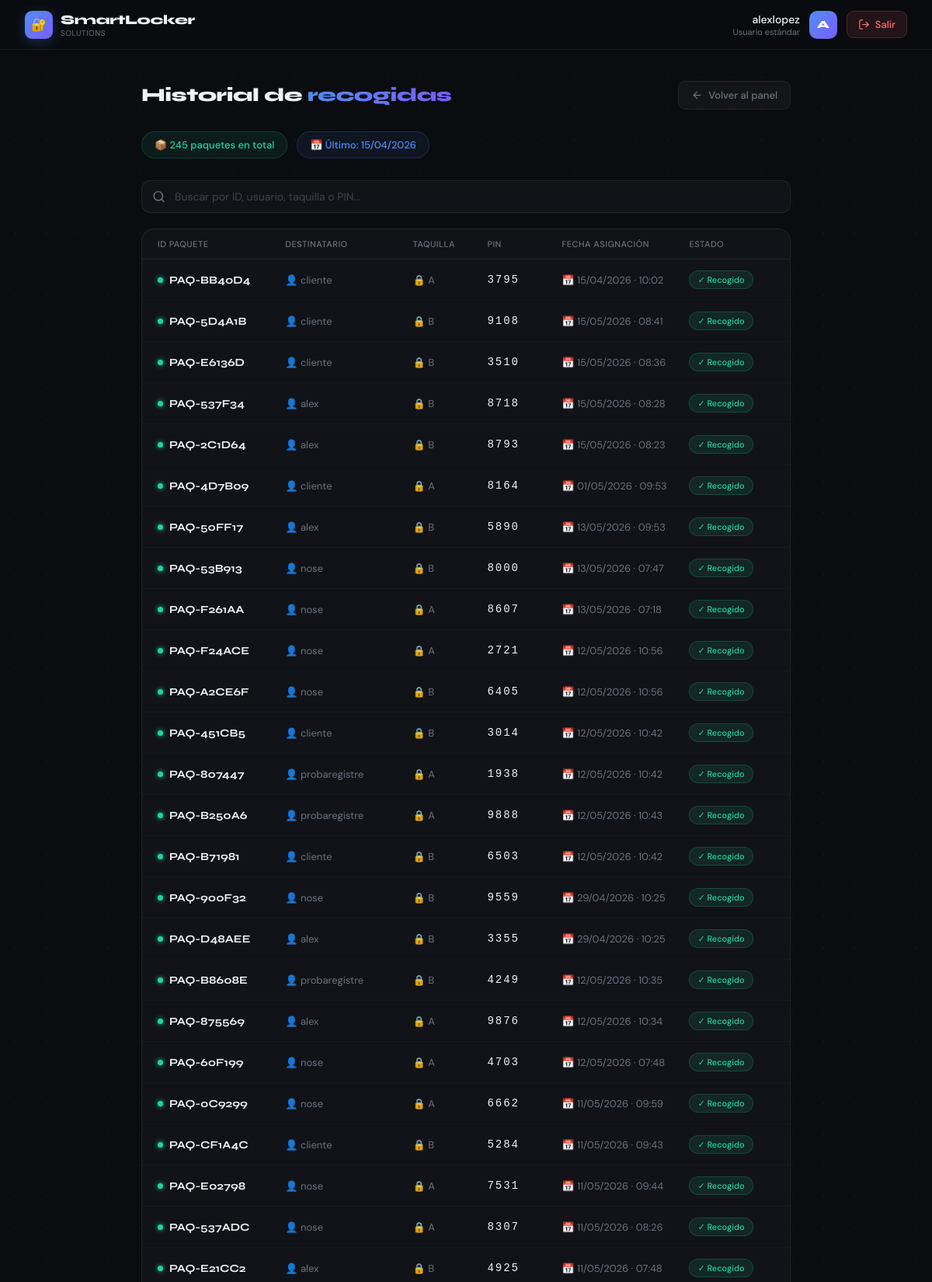
The app's page /historial.php (signed in, upper part) with its own data.
### tables this page shows
CREATE TABLE `paquetes` (
  `id` int(11) NOT NULL AUTO_INCREMENT,
  `usuario` varchar(100) NOT NULL,
  `paquete_id` varchar(20) NOT NULL,
  `taquilla` enum('A','B') NOT NULL,
  `pin` char(4) NOT NULL,
  `pin_repartidor` char(4) DEFAULT NULL,
  `pin_retirada` char(4) DEFAULT NULL,
  `estado` enum('pendiente','en_taquilla','recogido','caducado') NOT NULL DEFAULT 'pendiente',
  `fecha_asignacion` datetime NOT NULL DEFAULT current_timestamp(),
  `fecha_recogida` datetime DEFAULT NULL,
  PRIMARY KEY (`id`),
  UNIQUE KEY `paquete_id` (`paquete_id`)
);

### historial.php (the view, shortened to what this page needs)
<?php
require_once 'conexion.php';
$usuario = isset($_SESSION['usuario']) ? htmlspecialchars($_SESSION['usuario']) : 'Usuario';
$rol     = isset($_SESSION['rol'])     ? $_SESSION['rol'] : 'consumidor';
if ($rol === 'repartidor') {
    $stmt = $conn->prepare("SELECT p.paquete_id, p.taquilla, p.pin, p.estado, p.usuario as destinatario, p.fecha_asignacion, p.fecha_recogida FROM paquetes p WHERE p.estado='recogido' ORDER BY p.fecha_recogida DESC");
    $stmt->execute();
    $paquetes = $stmt->get_result()->fetch_all(MYSQLI_ASSOC);
} else {
    $stmt = $conn->prepare("SELECT paquete_id, taquilla, pin, fecha_recogida as fecha FROM paquetes WHERE usuario=? AND estado='recogido' ORDER BY fecha_recogida DESC");
    $stmt->bind_param('s', $_SESSION['usuario']);
    $stmt->execute();
    $paquetes = $stmt->get_result()->fetch_all(MYSQLI_ASSOC);
    $stmt->close();
}
?>
<!DOCTYPE html>
<html lang="es">
<head>
</head>
<body>
<header>
    <a class="brand" href="index.php">
        <div class="brand-icon">🔐</div>
        <div>
            <div class="brand-text">SmartLocker</div>
            <div class="brand-sub">Solutions</div>
        </div>
    </a>
    <div class="header-right">
        <div class="user-info">
            <div class="user-name"><?= $usuario ?></div>
            <div class="user-role">Usuario estándar</div>
        </div>
        <div class="avatar"><?= strtoupper(substr($usuario, 0, 1)) ?></div>
        <a class="btn-logout" href="logout.php">
            <svg viewBox="0 0 24 24" fill="none" stroke="currentColor" stroke-width="2" stroke-linecap="round" stroke-linejoin="round"><path d="M9 21H5a2 2 0 0 1-2-2V5a2 2 0 0 1 2-2h4"/><polyline points="16 17 21 12 16 7"/><line x1="21" y1="12" x2="9" y2="12"/></svg>
            Salir
        </a>
    </div>
</header>
<main>
    <div class="top-bar">
        <h1>Historial de <span>recogidas</span></h1>
        <a class="btn-back" href="index.php">
            <svg viewBox="0 0 24 24" fill="none" stroke="currentColor" stroke-width="2" stroke-linecap="round" stroke-linejoin="round"><path d="M19 12H5"/><path d="m12 19-7-7 7-7"/></svg>
            Volver al panel
        </a>
    </div>
    <div class="summary">
        <?php if ($rol === 'repartidor'): ?>
        <div class="pill green">📦 <?= count($paquetes) ?> paquetes en total</div>
        <?php if (!empty($paquetes)): ?>
        <div class="pill blue">📅 Último: <?= date('d/m/Y', strtotime($paquetes[0]['fecha_asignacion'])) ?></div>
        <?php endif; ?>
        <?php endif; ?>
    </div>
    <?php if (!empty($paquetes)): ?>
    <div class="search-wrap">
        <input class="search-input" type="text" id="searchInput" placeholder="Buscar por ID, usuario, taquilla o PIN..." oninput="filtrar()">
    </div>
    <div class="table-wrap">
        <?php if ($rol === 'repartidor'): ?>
        <div class="table-header" style="grid-template-columns:1.2fr 1.2fr 0.7fr 0.7fr 1.2fr 0.8fr">
            <span>ID Paquete</span>
            <span>Destinatario</span>
            <span>Taquilla</span>
            <span>PIN</span>
            <span>Fecha asignación</span>
            <span>Estado</span>
        </div>
        <div id="tableBody">
            <?php foreach ($paquetes as $p):
                $fecha  = date('d/m/Y · H:i', strtotime($p['fecha_asignacion']));
                $search = strtolower($p['paquete_id'].' '.$p['destinatario'].' '.$p['taquilla'].' '.$p['pin']);
                $recogido = $p['estado'] === 'recogido';
            ?>
            <div class="table-row" style="grid-template-columns:1.2fr 1.2fr 0.7fr 0.7fr 1.2fr 0.8fr" data-search="<?= htmlspecialchars($search) ?>">
                <div class="paq-id"><span class="dot-ok" style="background:<?= $recogido ? 'var(--ok)' : 'var(--warn)' ?>;box-shadow:0 0 6px <?= $recogido ? 'var(--ok)' : 'var(--warn)' ?>"></span><?= htmlspecialchars($p['paquete_id']) ?></div>
                <div class="cell">👤 <?= htmlspecialchars($p['destinatario']) ?></div>
                <div class="cell">🔒 <?= htmlspecialchars($p['taquilla']) ?></div>
                <div class="cell mono"><?= htmlspecialchars($p['pin']) ?></div>
                <div class="cell">📅 <?= $fecha ?></div>
                <div>
                    <?php if ($recogido): ?>
                    <span class="badge-ok">✓ Recogido</span>
                    <?php else: ?>
                    <span style="display:inline-flex;align-items:center;gap:5px;padding:4px 10px;border-radius:99px;font-size:11px;font-weight:500;background:rgba(251,146,60,.1);border:1px solid rgba(251,146,60,.2);color:var(--warn);">⏳ Pendiente</span>
                    <?php endif; ?>
                </div>
            </div>
            <?php endforeach; ?>
        </div>
        <?php endif; ?>
    </div>
    <?php endif; ?>
</main>
</body>
</html>

### records on screen
paquetes: fecha_asignacion "15/04/2026", paquete "PAQ-BB40D4", usuario "cliente", taquilla "A", pin "3795", fecha_asignacion "15/04/2026 · 10:02", estado "✓ Recogido"
paquetes: paquete "PAQ-5D4A1B", usuario "cliente", taquilla "B", pin "9108", fecha_asignacion "15/05/2026 · 08:41", estado "✓ Recogido"
paquetes: paquete "PAQ-E6136D", usuario "cliente", taquilla "B", pin "3510", fecha_asignacion "15/05/2026 · 08:36", estado "✓ Recogido"
paquetes: paquete "PAQ-537F34", usuario "alex", taquilla "B", pin "8718", fecha_asignacion "15/05/2026 · 08:28", estado "✓ Recogido"
paquetes: paquete "PAQ-2C1D64", usuario "alex", taquilla "B", pin "8793", fecha_asignacion "15/05/2026 · 08:23", estado "✓ Recogido"
paquetes: paquete "PAQ-4D7B09", usuario "cliente", taquilla "A", pin "8164", fecha_asignacion "01/05/2026 · 09:53", estado "✓ Recogido"
paquetes: paquete "PAQ-50FF17", usuario "alex", taquilla "B", pin "5890", fecha_asignacion "13/05/2026 · 09:53", estado "✓ Recogido"
paquetes: paquete "PAQ-53B913", usuario "nose", taquilla "B", pin "8000", fecha_asignacion "13/05/2026 · 07:47", estado "✓ Recogido"
paquetes: paquete "PAQ-F261AA", usuario "nose", taquilla "A", pin "8607", fecha_asignacion "13/05/2026 · 07:18", estado "✓ Recogido"
paquetes: paquete "PAQ-F24ACE", usuario "nose", taquilla "A", pin "2721", fecha_asignacion "12/05/2026 · 10:56", estado "✓ Recogido"
paquetes: paquete "PAQ-A2CE6F", usuario "nose", taquilla "B", pin "6405", fecha_asignacion "12/05/2026 · 10:56", estado "✓ Recogido"
paquetes: paquete "PAQ-451CB5", usuario "cliente", taquilla "B", pin "3014", fecha_asignacion "12/05/2026 · 10:42", estado "✓ Recogido"
paquetes: paquete "PAQ-807447", usuario "probaregistre", taquilla "A", pin "1938", fecha_asignacion "12/05/2026 · 10:42", estado "✓ Recogido"
paquetes: paquete "PAQ-B250A6", usuario "probaregistre", taquilla "A", pin "9888", fecha_asignacion "12/05/2026 · 10:43", estado "✓ Recogido"
paquetes: paquete "PAQ-B71981", usuario "cliente", taquilla "B", pin "6503", fecha_asignacion "12/05/2026 · 10:42", estado "✓ Recogido"
paquetes: paquete "PAQ-900F32", usuario "nose", taquilla "B", pin "9559", fecha_asignacion "29/04/2026 · 10:25", estado "✓ Recogido"
paquetes: paquete "PAQ-D48AEE", usuario "alex", taquilla "B", pin "3355", fecha_asignacion "29/04/2026 · 10:25", estado "✓ Recogido"
paquetes: paquete "PAQ-B8608E", usuario "probaregistre", taquilla "B", pin "4249", fecha_asignacion "12/05/2026 · 10:35", estado "✓ Recogido"
paquetes: paquete "PAQ-875569", usuario "alex", taquilla "A", pin "9876", fecha_asignacion "12/05/2026 · 10:34", estado "✓ Recogido"
paquetes: paquete "PAQ-60F199", usuario "nose", taquilla "A", pin "4703", fecha_asignacion "12/05/2026 · 07:48", estado "✓ Recogido"
paquetes: paquete "PAQ-0C9299", usuario "nose", taquilla "A", pin "6662", fecha_asignacion "11/05/2026 · 09:59", estado "✓ Recogido"
paquetes: paquete "PAQ-CF1A4C", usuario "cliente", taquilla "B", pin "5284", fecha_asignacion "11/05/2026 · 09:43", estado "✓ Recogido"
paquetes: paquete "PAQ-E02798", usuario "nose", taquilla "A", pin "7531", fecha_asignacion "11/05/2026 · 09:44", estado "✓ Recogido"
paquetes: paquete "PAQ-537ADC", usuario "nose", taquilla "A", pin "8307", fecha_asignacion "11/05/2026 · 08:26", estado "✓ Recogido"
paquetes: paquete "PAQ-E21CC2", usuario "alex", taquilla "B", pin "4925", fecha_asignacion "11/05/2026 · 07:48", estado "✓ Recogido"

### other values on screen
$usuario "alexlopez"
substr($usuario, 0, 1) "A"
count($paquetes) "245"
